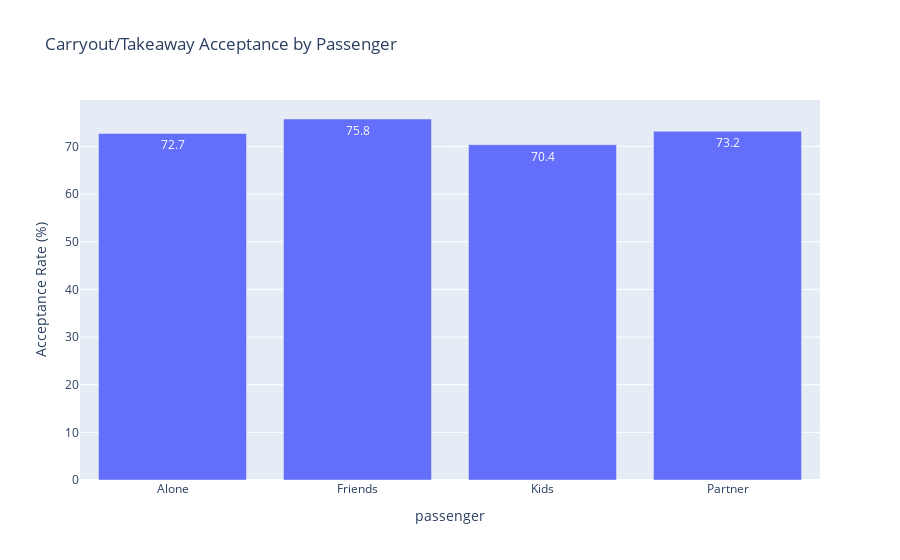

This figure's notebook cell:
### Code cell
carry_pass = (
    carry_data.groupby('passenger')['Y']
    .mean()
    .reset_index(name='acceptance_rate')
)
carry_pass['acceptance_rate'] *= 100

fig = px.bar(
    carry_pass, 
    x='passenger', 
    y='acceptance_rate',
    text_auto='.1f',
    title="Carryout/Takeaway Acceptance by Passenger"
)
fig.update_yaxes(title="Acceptance Rate (%)")
fig.show()

### Figure 1 — Plotly figure (JSON) as saved in the notebook; plotly's stock layout.template omitted (floating-point values rounded to 4 significant figures)
{"data": [{"hovertemplate": "passenger=%{x}<br>acceptance_rate=%{y}<extra></extra>", "legendgroup": "", "marker": {"color": "#636efa", "pattern": {"shape": ""}}, "name": "", "orientation": "v", "showlegend": false, "textposition": "auto", "texttemplate": "%{y:.1f}", "type": "bar", "x": ["Alone", "Friends", "Kids", "Partner"], "xaxis": "x", "y": [72.74, 75.78, 70.39, 73.2], "yaxis": "y"}], "layout": {"barmode": "relative", "legend": {"tracegroupgap": 0}, "title": {"text": "Carryout/Takeaway Acceptance by Passenger"}, "xaxis": {"anchor": "y", "domain": [0, 1], "title": {"text": "passenger"}}, "yaxis": {"anchor": "x", "domain": [0, 1], "title": {"text": "Acceptance Rate (%)"}}}}
